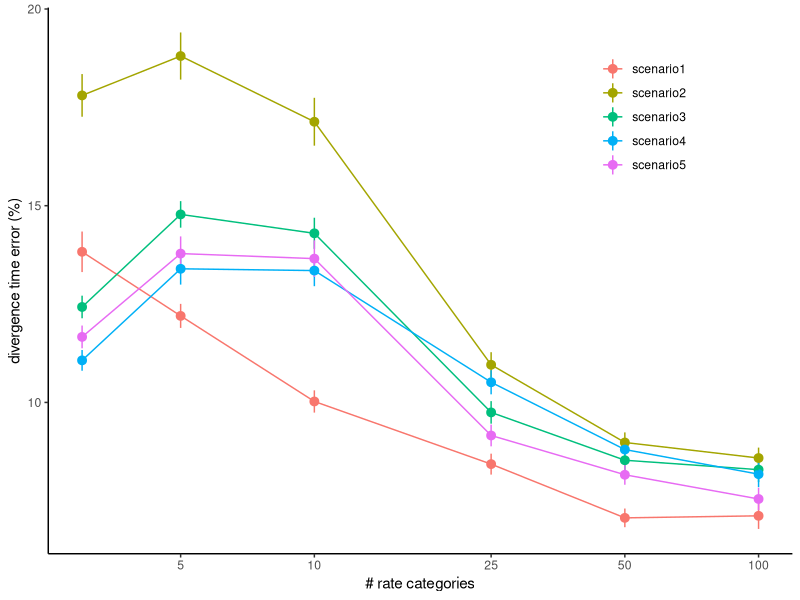
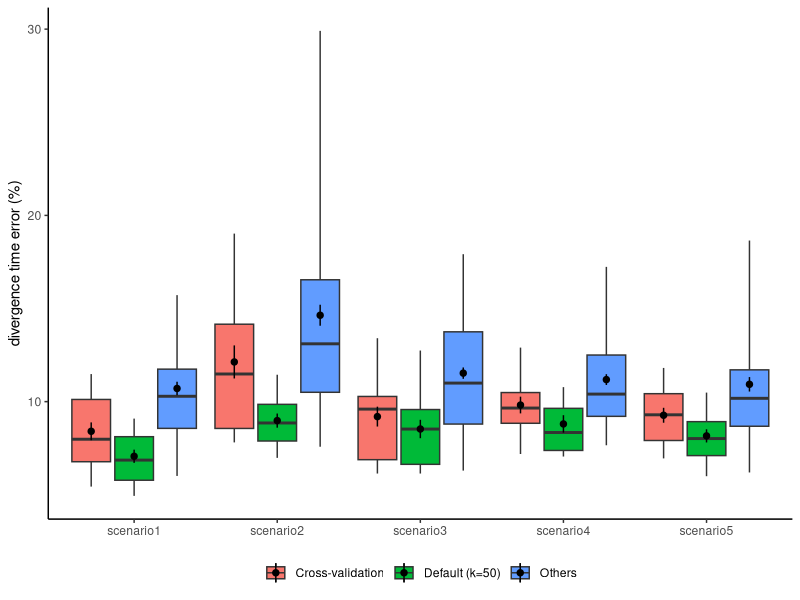
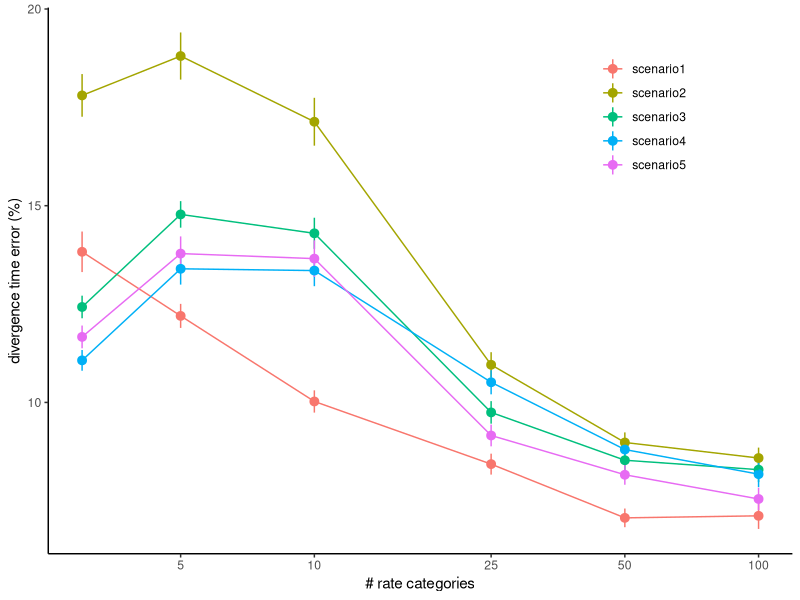
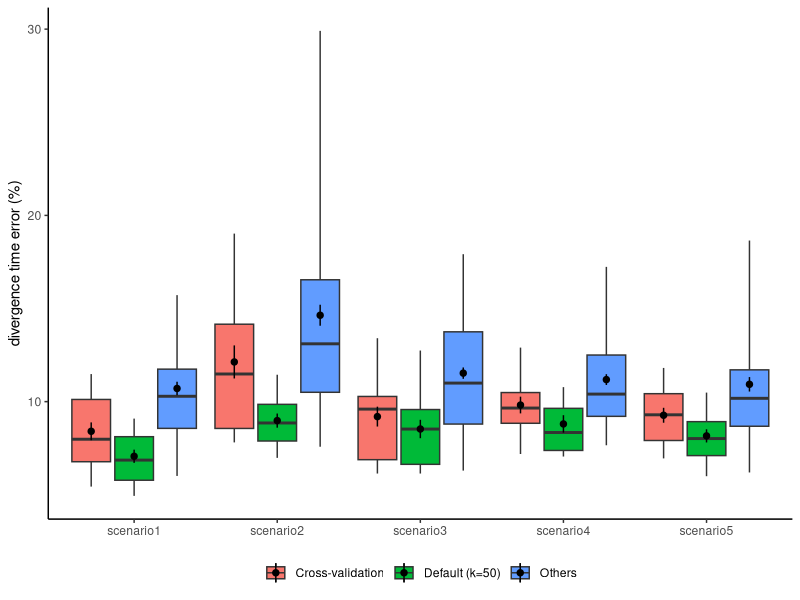

Write R code to recreate these figures, in order.
setwd("/Users/uym2/my_gits/MD-Cat-paper/Plots/simulated/sysBio_revision")
require(ggplot2)

d = read.table("MDCat_Angiosperm_vary_k_nodeAge.txt",header=T)

d$error = abs(d$trueNodeAge-d$estNodeAge)/140

ggplot(d,aes(x=k,y=error*100,color=scenario)) +
  stat_summary() + geom_line(stat="summary") + 
  scale_x_log10(breaks=c(2,5,10,25,50,100)) +  xlab("# rate categories") + ylab("divergence time error (%)") + 
  theme_classic() + theme(legend.title = element_blank(),legend.position = c(0.8,0.8))
ggsave("MDCat_Angiosperm_vary_k.pdf",width = 6,height=4)

########################################
require(reshape2)

quantiles_95 <- function(x) {
  r <- quantile(x, probs=c(0.05, 0.25, 0.5, 0.75, 0.95))
  names(r) <- c("ymin", "lower", "middle", "upper", "ymax")
  r
}


d = read.table("MDCat_Angiosperm_vary_k_with_crossval.txt",header=T)
d$error = abs(d$trueNodeAge-d$estNodeAge)/140
d$selected = "Others"
d[d$k == "kselected",]$selected = "Cross-validation"
d[d$k == "k50",]$selected = "Default (k=50)"

d2 = dcast(selected+scenario+rep+k~"error",data=d,value.var = "error",fun.aggregate = mean)

ggplot(d2,aes(x=scenario,y=error*100,fill=selected)) + 
  stat_summary(position=position_dodge2(width=0.75),
               fun.data = quantiles_95,geom="boxplot") +
  stat_summary(position=position_dodge2(width = 0.9),size=0.3) + 
  theme_classic() + theme(axis.text.x = element_text(angle = 0), axis.title.x = element_blank(),
                          legend.title = element_blank(),legend.position = "bottom") + 
  ylab("divergence time error (%)")

ggsave("MDCat_Angiosperm_crossval_k.pdf")
